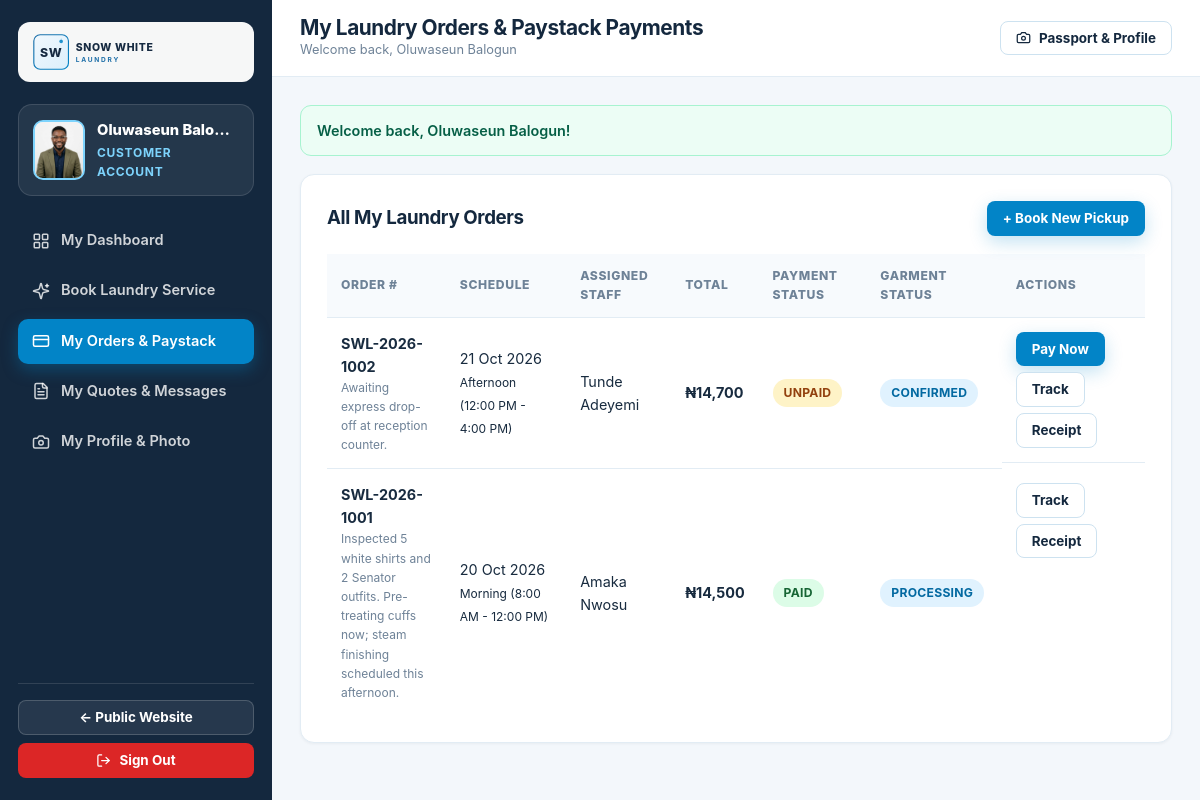
/visitor/orders.php (signed in), run on the app's committed database.
### tables this page shows
CREATE TABLE `users` (
  `id` INT UNSIGNED NOT NULL AUTO_INCREMENT,
  `full_name` VARCHAR(120) NOT NULL,
  `email` VARCHAR(160) NOT NULL,
  `phone` VARCHAR(30) DEFAULT NULL,
  `password_hash` VARCHAR(255) NOT NULL,
  `role` ENUM('visitor', 'staff', 'admin') NOT NULL DEFAULT 'visitor',
  `status` ENUM('active', 'suspended') NOT NULL DEFAULT 'active',
  `suspension_reason` VARCHAR(255) DEFAULT NULL,
  `staff_code` VARCHAR(30) DEFAULT NULL,
  `job_title` VARCHAR(100) DEFAULT NULL,
  `address` VARCHAR(255) DEFAULT NULL,
  `city_area` VARCHAR(100) DEFAULT NULL,
  `passport_photo` VARCHAR(255) DEFAULT NULL,
  `bio` TEXT DEFAULT NULL,
  `last_login_at` DATETIME DEFAULT NULL,
  `created_at` DATETIME NOT NULL DEFAULT CURRENT_TIMESTAMP,
  `updated_at` DATETIME NOT NULL DEFAULT CURRENT_TIMESTAMP ON UPDATE CURRENT_TIMESTAMP,
  PRIMARY KEY (`id`),
  UNIQUE KEY `uniq_users_email` (`email`),
  KEY `idx_users_role_status` (`role`, `status`)
);

CREATE TABLE `orders` (
  `id` INT UNSIGNED NOT NULL AUTO_INCREMENT,
  `order_number` VARCHAR(32) NOT NULL,
  `user_id` INT UNSIGNED DEFAULT NULL,
  `customer_name` VARCHAR(120) NOT NULL,
  `customer_email` VARCHAR(160) NOT NULL,
  `customer_phone` VARCHAR(30) NOT NULL,
  `pickup_address` VARCHAR(255) NOT NULL,
  `delivery_option` ENUM('drop_off', 'pickup_delivery') NOT NULL DEFAULT 'pickup_delivery',
  `service_speed` ENUM('standard', 'express') NOT NULL DEFAULT 'standard',
  `preferred_date` DATE NOT NULL,
  `preferred_time_slot` VARCHAR(50) NOT NULL DEFAULT 'Morning (8:00 AM - 12:00 PM)',
  `special_notes` TEXT DEFAULT NULL,
  `subtotal_ngn` DECIMAL(12,2) NOT NULL DEFAULT 0.00,
  `delivery_fee_ngn` DECIMAL(12,2) NOT NULL DEFAULT 0.00,
  `express_fee_ngn` DECIMAL(12,2) NOT NULL DEFAULT 0.00,
  `total_amount_ngn` DECIMAL(12,2) NOT NULL DEFAULT 0.00,
  `payment_method` ENUM('paystack', 'pay_on_pickup') NOT NULL DEFAULT 'paystack',
  `payment_status` ENUM('unpaid', 'paid', 'failed', 'refunded') NOT NULL DEFAULT 'unpaid',
  `order_status` ENUM('pending', 'confirmed', 'picked_up', 'processing', 'ready', 'delivered', 'cancelled') NOT NULL DEFAULT 'pending',
  `assigned_staff_id` INT UNSIGNED DEFAULT NULL,
  `staff_notes` TEXT DEFAULT NULL,
  `created_at` DATETIME NOT NULL DEFAULT CURRENT_TIMESTAMP,
  `updated_at` DATETIME NOT NULL DEFAULT CURRENT_TIMESTAMP ON UPDATE CURRENT_TIMESTAMP,
  PRIMARY KEY (`id`),
  UNIQUE KEY `uniq_orders_number` (`order_number`),
  KEY `idx_orders_user` (`user_id`),
  KEY `idx_orders_staff` (`assigned_staff_id`),
  KEY `idx_orders_status` (`order_status`, `payment_status`),
  CONSTRAINT `fk_orders_user` FOREIGN KEY (`user_id`) REFERENCES `users` (`id`) ON DELETE SET NULL,
  CONSTRAINT `fk_orders_staff` FOREIGN KEY (`assigned_staff_id`) REFERENCES `users` (`id`) ON DELETE SET NULL
);

### visitor/orders.php (the view)
<?php
require_once __DIR__ . '/../includes/bootstrap.php';
$authUser = swl_require_auth('visitor');
$pdo      = swl_db();
$stmt = $pdo->prepare(
    'SELECT o.*, s.full_name AS staff_name
     FROM orders o
     LEFT JOIN users s ON s.id = o.assigned_staff_id
     WHERE o.user_id = :u OR o.customer_email = :e
     ORDER BY o.id DESC'
);
$stmt->execute([':u' => $authUser['id'], ':e' => $authUser['email']]);
$orders = $stmt->fetchAll();
$dashTitle = 'My Laundry Orders & Paystack Payments';
$activeTab = 'orders';
require __DIR__ . '/../includes/dashboard_header.php';
?>
<div class="card">
  <div style="display:flex;justify-content:space-between;align-items:center;margin-bottom:18px;flex-wrap:wrap;gap:12px;">
    <h3 style="margin:0;">All My Laundry Orders</h3>
    <a href="<?= e(swl_base_url('visitor/book.php')) ?>" class="btn btn-primary btn-sm">+ Book New Pickup</a>
  </div>
  <?php if (empty($orders)): ?>
    <p>No laundry orders yet. Click <strong>Book New Pickup</strong> to place your first order.</p>
  <?php else: ?>
    <div class="table-wrap">
      <table class="swl-table">
        <thead>
          <tr>
            <th>Order #</th>
            <th>Schedule</th>
            <th>Assigned Staff</th>
            <th>Total</th>
            <th>Payment Status</th>
            <th>Garment Status</th>
            <th>Actions</th>
          </tr>
        </thead>
        <tbody>
          <?php foreach ($orders as $o): ?>
            <tr>
              <td>
                <strong><?= e($o['order_number']) ?></strong>
                <?php if (!empty($o['staff_notes'])): ?>
                  <small style="display:block;color:var(--text-subtle);max-width:220px;"><?= e($o['staff_notes']) ?></small>
                <?php endif; ?>
              </td>
              <td><?= e(date('d M Y', strtotime($o['preferred_date']))) ?><br><small><?= e($o['preferred_time_slot']) ?></small></td>
              <td><?= e($o['staff_name'] ?? 'Assigning shortly') ?></td>
              <td><strong><?= swl_money($o['total_amount_ngn']) ?></strong></td>
              <td><span class="badge badge-<?= e($o['payment_status']) ?>"><?= e(strtoupper($o['payment_status'])) ?></span></td>
              <td><span class="badge badge-<?= e($o['order_status']) ?>"><?= e(strtoupper(str_replace('_', ' ', $o['order_status']))) ?></span></td>
              <td style="display:flex;gap:6px;flex-wrap:wrap;">
                <?php if ($o['payment_status'] !== 'paid' && $o['order_status'] !== 'cancelled'): ?>
                  <a href="<?= e(swl_base_url('paystack_checkout.php?order=' . urlencode($o['order_number']))) ?>" class="btn btn-primary btn-sm">Pay Now</a>
                <?php endif; ?>
                <a href="<?= e(swl_base_url('track.php?order=' . urlencode($o['order_number']))) ?>" class="btn btn-outline btn-sm">Track</a>
                <a href="<?= e(swl_base_url('receipt.php?order=' . urlencode($o['order_number']))) ?>" class="btn btn-outline btn-sm">Receipt</a>
              </td>
            </tr>
          <?php endforeach; ?>
        </tbody>
      </table>
    </div>
  <?php endif; ?>
</div>
<?php require __DIR__ . '/../includes/dashboard_footer.php'; ?>

### includes/dashboard_header.php (shortened to what this page needs)
<?php
$authUser  = $authUser ?? swl_require_auth();
$role      = $authUser['role'];
$siteName  = swl_setting('site_name', 'Snow White Laundry');
$dashTitle = $dashTitle ?? ucfirst($role) . ' Dashboard';
$activeTab = $activeTab ?? 'dashboard';
$avatarUrl = swl_avatar_url($authUser);
$flashes   = swl_get_flashes();
$navItems = match ($role) {
    'admin' => [
        ['key' => 'dashboard', 'label' => 'Admin Overview',      'icon' => 'grid',        'url' => 'admin/dashboard.php'],
        ['key' => 'orders',    'label' => 'Orders & Payments',   'icon' => 'basket',      'url' => 'admin/orders.php'],
        ['key' => 'enquiries', 'label' => 'Quotes & Enquiries',  'icon' => 'file-text',   'url' => 'admin/enquiries.php'],
        ['key' => 'staff',     'label' => 'Staff Management',    'icon' => 'users',       'url' => 'admin/staff.php'],
        ['key' => 'visitors',  'label' => 'Website Visitors',    'icon' => 'user',        'url' => 'admin/visitors.php'],
        ['key' => 'services',  'label' => 'Services & Pricing',  'icon' => 'shirt',       'url' => 'admin/services.php'],
        ['key' => 'settings',  'label' => 'Website Settings',    'icon' => 'settings',    'url' => 'admin/settings.php'],
        ['key' => 'profile',   'label' => 'My Profile & Photo',  'icon' => 'camera',      'url' => 'admin/profile.php'],
    ],
    'staff' => [
        ['key' => 'dashboard', 'label' => 'Staff Workspace',     'icon' => 'grid',        'url' => 'staff/dashboard.php'],
        ['key' => 'orders',    'label' => 'Laundry Orders Queue','icon' => 'basket',      'url' => 'staff/orders.php'],
        ['key' => 'enquiries', 'label' => 'Customer Enquiries',  'icon' => 'file-text',   'url' => 'staff/enquiries.php'],
        ['key' => 'profile',   'label' => 'My Profile & Photo',  'icon' => 'camera',      'url' => 'staff/profile.php'],
    ],
    default => [
        ['key' => 'dashboard', 'label' => 'My Dashboard',        'icon' => 'grid',        'url' => 'visitor/dashboard.php'],
        ['key' => 'book',      'label' => 'Book Laundry Service','icon' => 'sparkles',    'url' => 'visitor/book.php'],
        ['key' => 'orders',    'label' => 'My Orders & Paystack','icon' => 'credit-card', 'url' => 'visitor/orders.php'],
        ['key' => 'enquiries', 'label' => 'My Quotes & Messages','icon' => 'file-text',   'url' => 'visitor/enquiries.php'],
        ['key' => 'profile',   'label' => 'My Profile & Photo',  'icon' => 'camera',      'url' => 'visitor/profile.php'],
    ],
};
?>
<!DOCTYPE html>
<html lang="en">
<head>
  <link rel="stylesheet" href="<?= e(swl_base_url('assets/css/style.css')) ?>">
</head>
<body class="dash-body">
<div class="dash-layout">
  <aside class="dash-sidebar no-print" id="swlDashSidebar">
    <a href="<?= e(swl_base_url()) ?>" class="dash-brand" title="Visit Live Website">
      <img src="<?= e(swl_logo_url()) ?>" alt="<?= e($siteName) ?>">
    </a>
    <div class="dash-user-box">
      <div class="passport-avatar">
        <?php if ($avatarUrl): ?>
          <img src="<?= e($avatarUrl) ?>" alt="<?= e($authUser['full_name']) ?>">
        <?php else: ?>
          <span><?= e(swl_initials($authUser['full_name'])) ?></span>
        <?php endif; ?>
      </div>
      <div style="min-width:0;">
        <div style="font-weight:800;font-size:0.92rem;white-space:nowrap;overflow:hidden;text-overflow:ellipsis;">
          <?= e($authUser['full_name']) ?>
        </div>
        <div style="font-size:0.75rem;color:#7dd3fc;text-transform:uppercase;letter-spacing:0.06em;font-weight:700;">
          <?= e($role === 'visitor' ? 'Customer Account' : ucfirst($role) . ' Portal') ?>
        </div>
      </div>
    </div>
    <nav class="dash-nav">
      <?php foreach ($navItems as $item): ?>
        <a href="<?= e(swl_base_url($item['url'])) ?>" class="<?= $activeTab === $item['key'] ? 'active' : '' ?>">
          <?= swl_icon($item['icon'], 18) ?>
          <span><?= e($item['label']) ?></span>
        </a>
      <?php endforeach; ?>
    </nav>
    <div style="margin-top:24px;padding-top:16px;border-top:1px solid rgba(255,255,255,0.12);display:grid;gap:8px;">
      <a href="<?= e(swl_base_url()) ?>" class="btn btn-outline btn-sm" style="background:rgba(255,255,255,0.08);border-color:rgba(255,255,255,0.18);color:#fff;">
        &larr; Public Website
      </a>
      <a href="<?= e(swl_base_url('logout.php')) ?>" class="btn btn-danger btn-sm">
        <?= swl_icon('logout', 15) ?> Sign Out
      </a>
    </div>
  </aside>
  <div class="dash-main">
    <header class="dash-topbar no-print">
      <div style="display:flex;align-items:center;gap:12px;">
        <div>
          <h1 style="font-size:1.3rem;margin:0;"><?= e($dashTitle) ?></h1>
          <div style="font-size:0.8rem;color:var(--text-subtle);">
            Welcome back, <?= e($authUser['full_name']) ?>
          </div>
        </div>
      </div>
      <div style="display:flex;align-items:center;gap:10px;flex-wrap:wrap;">
        <a href="<?= e(swl_base_url($role . '/profile.php')) ?>" class="btn btn-outline btn-sm">
          <?= swl_icon('camera', 15) ?> Passport &amp; Profile
        </a>
      </div>
    </header>
    <main class="dash-content">
      <?php foreach ($flashes as $f): ?>
        <div class="alert alert-<?= e($f['type']) ?>"><?= e($f['message']) ?></div>
      <?php endforeach; ?>

### data on the page
users: passport_photo (picture), full_name "Oluwaseun Balo…", role "CUSTOMER ACCOUNT", full_name "Oluwaseun Balogun"
orders: order_number "SWL-2026-1002", staff_notes "Awaiting express drop-off at reception counter.", preferred_date "21 Oct 2026", preferred_time_slot "Afternoon (12:00 PM - 4:00 PM)", assigned_staff.full_name "Tunde Adeyemi", total_amount_ngn "₦14,700", payment_status "UNPAID", order_status "CONFIRMED"
orders: order_number "SWL-2026-1001", staff_notes "Inspected 5 white shirts and 2 Senator outfits. Pre-treating cuffs now; steam finishing scheduled this afternoon.", preferred_date "20 Oct 2026", preferred_time_slot "Morning (8:00 AM - 12:00 PM)", assigned_staff.full_name "Amaka Nwosu", total_amount_ngn "₦14,500", payment_status "PAID", order_status "PROCESSING"

### other printed values
$item['label'] "My Dashboard"
$item['label'] "Book Laundry Service"
$item['label'] "My Orders & Paystack"
$item['label'] "My Quotes & Messages"
$item['label'] "My Profile & Photo"
$dashTitle "My Laundry Orders & Paystack Payments"
$f['message'] "Welcome back, Oluwaseun Balogun!"
